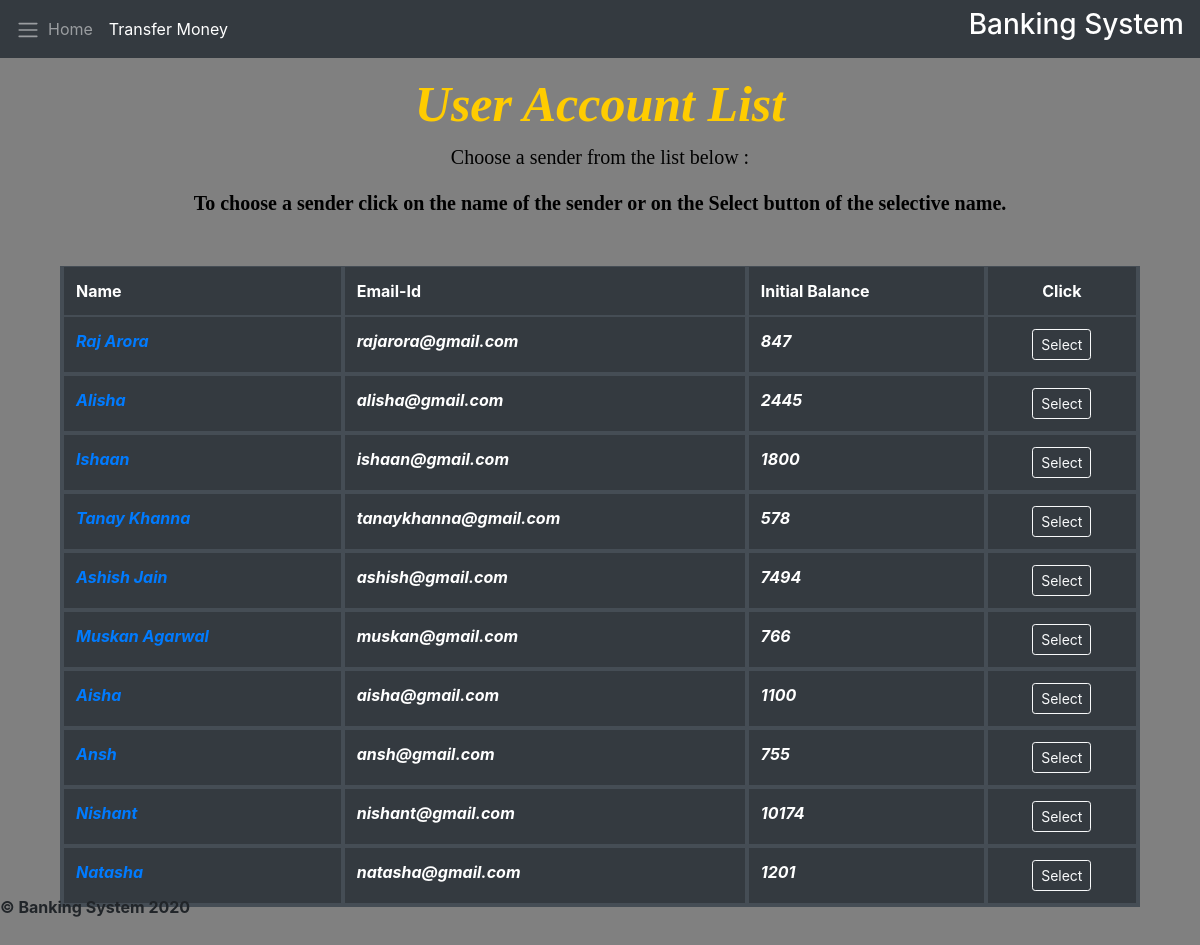
/transfer_credit, run on the app's committed database.
### bankapp/models.py (models this page shows, shortened)
class User(models.Model):
    name = models.CharField(max_length = 40)
    email = models.EmailField(max_length = 40)
    current_credit = models.IntegerField()

### bankapp/views.py (the view)
# urls.py: path('transfer_credit', views.transfer_credit, name='transfer_credit'),
def transfer_credit(request):
    users = User.objects.all()
    context = { 'users' : users }
    return render(request, 'transfer.html', context)

### templates/transfer.html (shortened to what this page needs)
{% extends 'base.html' %}
{% load static %}
{% block transferactive %}active{% endblock transferactive %}
{% block body %}
<div class="container my-3">
    <h1 class="text-center">User Account List</h1>
    <div class="para">
    <p class="text-center">Choose a sender from the list below :</p>
    <p class="text-center" style= "font-weight:bold;">To choose a sender click on the name of the sender or on the Select button of the selective name. </p>
  </div>
    <div class="container my-3 mt-3 userlist">
        <table class="table table-hover table-dark  my-5 mb-5 pb-5">
            <thead class="thead-dark">
                <tr >
                    <th  scope="col">Name</th>
                    <th scope="col">Email-Id</th>
                    <th scope="col">Initial Balance</th>
                    <th scope="col" style="text-align:center">Click</th>
                </tr>
            </thead>
            <tbody>
                {% for user in users %}
                <tr>
                    <td style=font-weight:bold;font-style:italic><a href="/user/{{user.name}}">{{user.name}}</a></td>
                      <td style=font-weight:bold;font-style:italic>{{user.email}}</td>
                    <td style=font-weight:bold;font-style:italic>{{user.current_credit}}</td>
                    <td class="text-center align-middle"><a href="/user/{{user.name}}"> <button type="button" class="btn btn-outline-light btn-sm">Select</button></a></td>
                </tr>
                {% endfor %}
            </tbody>
        </table>
    </div>
</div>
{% endblock body %}

### templates/base.html (style rules this page uses)
body { background-color: grey; }

### templates/transfer.html (style rules this page uses)
body { background-image:url('https://images.unsplash.com/photo-1543699565-003b8adda5fc?ixlib=rb-1.2.1&ixid=eyJhcHBfaWQiOjEyMDd9&auto=format&fit=crop&w=500&q=60'); background-repeat: no-repeat; background-size: 100%; }
.table { width: 100%; margin-left: auto; margin-right: auto; }
th,td { border: 4px solid black; pading: 10px; }
h1 { text-align: center; font-weight:bold; color:#ffcc00; font-family: "Times New Roman", Times, serif; font-size:50px; font-style:italic }
.para { font-family: "Times New Roman", Times, serif; color:black; font-size:20px; }

### data on the page
User: name "Raj Arora", email "rajarora@gmail.com", current_credit "847"
User: name "Alisha", email "alisha@gmail.com", current_credit "2445"
User: name "Ishaan", email "ishaan@gmail.com", current_credit "1800"
User: name "Tanay Khanna", email "tanaykhanna@gmail.com", current_credit "578"
User: name "Ashish Jain", email "ashish@gmail.com", current_credit "7494"
User: name "Muskan Agarwal", email "muskan@gmail.com", current_credit "766"
User: name "Aisha", email "aisha@gmail.com", current_credit "1100"
User: name "Ansh", email "ansh@gmail.com", current_credit "755"
User: name "Nishant", email "nishant@gmail.com", current_credit "10174"
User: name "Natasha", email "natasha@gmail.com", current_credit "1201"
